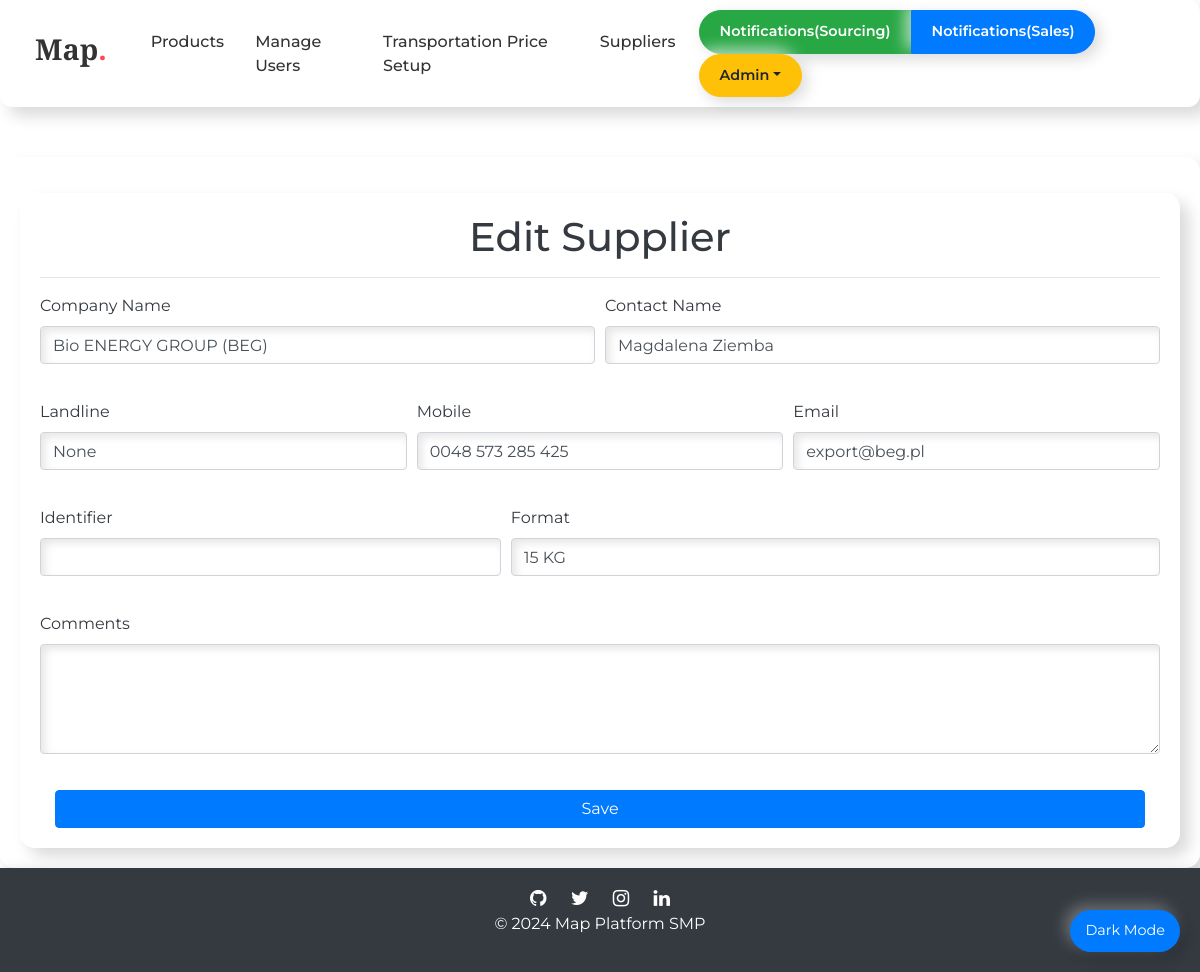
The page /suppliers/edit/526/ (signed in) on the database its author committed.
### accounts/models.py (models this page shows, shortened)
class User(AbstractBaseUser, PermissionsMixin):
    email = models.EmailField(max_length=255, unique=True)
    username = models.CharField(max_length=25, unique=True)
    is_active = models.BooleanField(default=True)
    is_staff = models.BooleanField(default=False)
    team = models.CharField(choices=(
        ('sourcing', 'Sourcing'),
        ('sales', 'Sales'),
    ), default='sourcing', max_length=10)
    objects = UserManager()
    countries = models.ManyToManyField(Countries, related_name='users')
    USERNAME_FIELD = 'username'

### suppliers/models.py (models this page shows, shortened)
class Suppliers(models.Model):
    product = models.ForeignKey(Product, on_delete=models.CASCADE)
    added_by = models.ForeignKey(User, on_delete=models.SET_NULL, null=True, blank=True)
    region = models.ForeignKey(Regions, on_delete=models.SET_NULL, null=True, blank=True)
    identifier = models.CharField(max_length=50, null=True, blank=True)
    format = models.CharField(max_length=5000, null=True, blank=True)
    comments = models.TextField(null=True, blank=True)
    company_name = models.CharField(max_length=1000, null=True, blank=True)
    contact_name = models.CharField(max_length=1000, null=True, blank=True)
    landline = models.CharField(max_length=1000, null=True, blank=True)
    mobile = models.CharField(max_length=15, null=True, blank=True)
    email = models.EmailField(max_length=1000, null=True, blank=True)
    departure_address_lat = models.FloatField(null=True, blank=True)
    departure_address_lng = models.FloatField(null=True, blank=True)
    destination_address_lat = models.FloatField(null=True, blank=True)
    destination_address_lng = models.FloatField(null=True, blank=True)
    margin = models.FloatField(null=True, blank=True)
    weight_of_full_truck = models.FloatField(null=True, blank=True)
    price = models.FloatField(null=True, blank=True)
    price_exwb = models.FloatField(null=True, blank=True)
    price_exws = models.FloatField(null=True, blank=True)

### suppliers/views.py (the view, shortened to what this page needs)
# urls.py: path('edit/<int:pk>/', views.SupplierUpdateView.as_view(), name='update'),
class SupplierUpdateView(View):
    def get(self, request, pk):
        if not request.user.is_authenticated:
            print("Not Logged In")
            return redirect("accounts:login")
        supplier = Suppliers.objects.get(id=pk)
        return render(request, 'suppliers/update.html', {
            "supplier": supplier
        })

### templates/suppliers/update.html (shortened to what this page needs)
{% extends 'base.html' %}
{% block body %}
<div class="container mt-3">
    <form action="" method="post">{% csrf_token %}
        <h1 class="text-center">Edit Supplier</h1><hr>
        <div class="form-row">
            <div class="form-group col-md-6">
                <label for="input_company_name">Company Name</label>
                <input required type="text" class="form-control" name='company_name' id="input_company_name" placeholder="" value="{{supplier.company_name}}" required>
            </div>
            <div class="form-group col-md-6">
                <label for="input_contact_name">Contact Name</label>
                <input required type="text" class="form-control" name="contact_name" id="input_contact_name" placeholder="" value="{{supplier.contact_name}}" required>
            </div>
            <div class="form-group col-md-4">
                <label for="input_landline">Landline</label>
                <input type="text" class="form-control" name="landline" id="input_landline" placeholder="" value="{{supplier.landline}}">
            </div>
            <div class="form-group col-md-4">
                <label for="input_mobile">Mobile</label>
                <input type="text" class="form-control" name="mobile" id="input_mobile" placeholder="" value="{{supplier.mobile}}">
            </div>
            <div class="form-group col-md-4">
                <label for="input_email">Email</label>
                <input type="email" class="form-control" name="email" id="input_email" placeholder="" value="{{supplier.email}}">
            </div>
            <div class="form-group col-md-5">
              <label for="input_identifier">Identifier</label>
              <input type="text" class="form-control" name="identifier" id="input_identifier" placeholder="" value="{{supplier.identifier}}">
          </div>
          <div class="form-group col-md-7">
              <label for="input_format">Format</label>
              <input type="text" class="form-control" name="format" id="input_format" placeholder="" value="{{supplier.format}}">
          </div>
            <div class="form-group col-md-12">
                <label for="input_comments">Comments</label>
                <textarea class='form-control' id="input_comments" name="comments" rows="4" cols="50"></textarea>
            </div>
          </div>
          <div class="col-12"> <button class="btn btn-primary col-12">Save</button></div>
        </div>
</div>
{% endblock body %}

### templates/base.html (shortened to what this page needs)
<!DOCTYPE html>
<html lang="en">
  {% load static %}
  <head>
    <link rel="stylesheet" href="https://cdn.jsdelivr.net/npm/bootstrap@4.5.3/dist/css/bootstrap.min.css">
    <link rel="stylesheet" href="https://cdnjs.cloudflare.com/ajax/libs/font-awesome/4.7.0/css/font-awesome.min.css">
    <link rel="stylesheet" href="https://cdnjs.cloudflare.com/ajax/libs/jsoneditor/9.10.0/jsoneditor.min.css" />
  </head>
  <body>
    <nav class="navbar navbar-expand-lg">
      <div class="container-fluid">
        <a class="navbar-brand" href="/"><h3>Map<span>.</span></h3></a>
        <div class="collapse navbar-collapse" id="navbarSupportedContent">
          <ul class="navbar-nav ml-auto">
            {% if request.user.is_superuser %}
            <li class="nav-item">
              <a class="nav-link" href="{% url 'products:list' %}">Products</a>
            </li>
            <li class="nav-item">
              <a class="nav-link" href="{% url 'accounts:list' %}">Manage Users</a>
            </li>
            <li class="nav-item">
              <a class="nav-link" href="{% url 'countries:transportation_setup' %}">Transportation Price Setup</a>
            </li>
            {% endif %}
            <li class="nav-item">
              <a class="nav-link" href="{% url 'suppliers:list' %}">Suppliers</a>
            </li>
          </ul>
          <div class="form-inline my-2 my-lg-0">
            <div class="btn-group mr-2">
              {% if request.user.is_superuser %}
              <a class="btn btn-success btn-custom" href="{% url 'notifications:source_list' %}">Notifications(Sourcing)</a>
              <a class="btn btn-primary btn-custom" href="{% url 'notifications:sales_list' %}">Notifications(Sales)</a>
              {% elif request.user.team == 'sourcing' %}
              <a class="btn btn-success btn-custom" href="{% url 'notifications:source_list' %}">Notifications(Source)</a>
              {% elif request.user.team == 'sales' %}
              <a class="btn btn-primary btn-custom" href="{% url 'notifications:sales_list' %}">Notifications(Sales)</a>
              {% endif %}
            </div>
            <div class="btn-group">
              <button type="button" class="btn btn-warning btn-custom dropdown-toggle" data-toggle="dropdown">{{ request.user.username.title }}</button>
            </div>
          </div>
        </div>
      </div>
    </nav>
    <div class="container">
      {% block body %}
      {% endblock body %}
    <footer>
      <div class="footer-icons">
        <a href="https://github.com" class="fa fa-github"></a>
        <a href="https://twitter.com" class="fa fa-twitter"></a>
        <a href="https://instagram.com" class="fa fa-instagram"></a>
        <a href="https://linkedin.com" class="fa fa-linkedin"></a>
      </div>
      <p>&copy; 2024 Map Platform SMP</p>
    </footer>
    <div class="dark-mode-toggle" onclick="toggleDarkMode()">Dark Mode</div>
  </body>
</html>

### templates/base.html (style rules this page uses)
html, body { height: 100%; display: flex; flex-direction: column; }
body { background: url('https://source.unsplash.com/1600x900/?abstract') no-repeat center center fixed; background-size: cover; font-family: 'Montserrat', sans-serif; color: #343a40; background-blend-mode: overlay; background-color: rgba(255, 255, 255, 0.85); }
.navbar { background-color: #ffffff; box-shadow: 9px 9px 16px rgba(0, 0, 0, 0.15), -9px -9px 16px rgba(255, 255, 255, 0.7); padding: 10px 20px; border-radius: 12px; transition: background-color 0.5s ease; }
.navbar-brand h3 { font-weight: bold; font-size: 1.8rem; color: #333333; margin-right: 20px; font-family: 'Playfair Display', serif; }
.navbar-brand span { color: #ff4757; }
.nav-link { color: #333333; font-size: 1rem; font-weight: 500; margin-right: 15px; transition: color 0.3s ease; }
.btn-custom { border-radius: 50px; padding: 10px 20px; font-size: 0.9rem; font-weight: 600; transition: all 0.3s ease; box-shadow: 5px 5px 15px rgba(0, 0, 0, 0.15), -5px -5px 15px rgba(255, 255, 255, 0.7); }
input, select, textarea { border-radius: 10px; border: none; padding: 15px; width: 100%; margin-bottom: 20px; box-shadow: inset 4px 4px 8px rgba(0, 0, 0, 0.1), inset -4px -4px 8px rgba(255, 255, 255, 0.7); background-color: #e0e0e0; transition: box-shadow 0.3s ease; }
.container { margin-top: 50px; max-width: 100%; padding: 20px; background-color: rgba(255, 255, 255, 0.95); border-radius: 15px; box-shadow: 9px 9px 16px rgba(0, 0, 0, 0.15), -9px -9px 16px rgba(255, 255, 255, 0.7); flex: 1; }
footer { background-color: #343a40; color: #fff; padding: 20px; text-align: center; width: 100%; margin-top: auto; box-shadow: 5px 5px 15px rgba(0, 0, 0, 0.2), -5px -5px 15px rgba(255, 255, 255, 0.3); }
.footer-icons a { color: #fff; margin: 0 10px; font-size: 1.2rem; transition: color 0.3s ease; }
.dark-mode-toggle { position: fixed; bottom: 20px; right: 20px; background-color: #007bff; color: white; padding: 10px 15px; border-radius: 50px; font-size: 0.9rem; cursor: pointer; transition: all 0.3s ease; box-shadow: 5px 5px 15px rgba(0, 0, 0, 0.2), -5px -5px 15px rgba(255, 255, 255, 0.3); }

### rows shown on the page
User: user.username "Admin"
Suppliers: company_name "Bio ENERGY GROUP (BEG)", contact_name "Magdalena Ziemba", landline "None", mobile "0048 573 285 425", email "export@beg.pl", format "15 KG"
